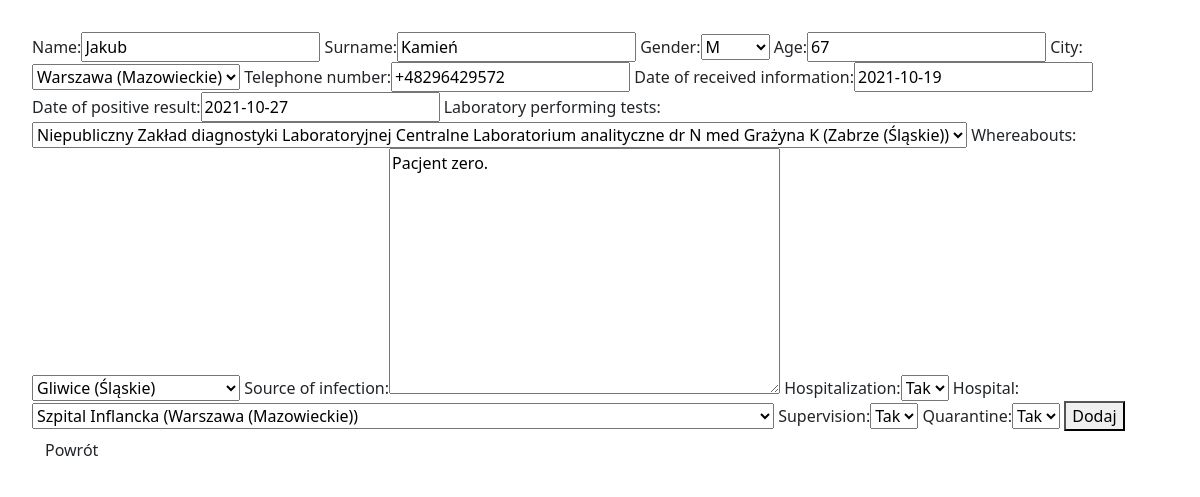
Page /covid/edit_person/1/ (signed in) on the committed database.
### covid/models.py (models this page shows, shortened)
class Person(models.Model):
    GENDER = {
        (1, 'M'),
        (2, 'K'),
        (3, 'other')
    }
    BINARY = {
        (0, 'Nie'),
        (1, 'Tak')
    }
    name = models.CharField(max_length=32)
    surname = models.CharField(max_length=32)
    gender = models.PositiveSmallIntegerField(choices=GENDER)
    age = models.PositiveSmallIntegerField()
    city = models.ForeignKey(City, on_delete=models.PROTECT, related_name='city')
    telephone_number = PhoneNumberField()
    date_of_received_information = models.DateField(null=True, blank=True)
    date_of_positive_result = models.DateField(null=True, blank=True)
    laboratory_performing_tests = models.ForeignKey(Laboratory, on_delete=models.PROTECT, related_name='laboratory')
    whereabouts = models.ForeignKey(City, on_delete=models.PROTECT, related_name='whereabouts')
    source_of_infection = models.TextField(null=True, blank=True)
    hospitalization = models.PositiveSmallIntegerField(choices=BINARY, default=0)
    hospital = models.ForeignKey(Hospital, on_delete=models.PROTECT, related_name='hospital', null=True, blank=True)
    supervision = models.PositiveSmallIntegerField(choices=BINARY, default=0)
    quarantine = models.PositiveSmallIntegerField(choices=BINARY, default=0)

class City(models.Model):
    name = models.CharField(max_length=32)
    county = models.CharField(max_length=32)
    province = models.CharField(max_length=32)
    def __str__(self):
        return self.name_province()
    def name_province(self):
        return "{} ({})".format(self.name, self.province)

class Laboratory(models.Model):
    name = models.CharField(max_length=100)
    address = models.CharField(max_length=60)
    city = models.ForeignKey(City, on_delete=models.PROTECT, related_name='LaboratoryCity')
    def __str__(self):
        return self.name_city()
    def name_city(self):
        return "{} ({})".format(self.name, self.city)

### covid/views.py (the view)
# urls.py: path('edit_person/<int:id>/', edit_person, name='edit_person'),
@login_required
def edit_person(request, id):
    person = get_object_or_404(Person, pk=id)
    form_person = PersonForm(request.POST or None, instance=person)
    if form_person.is_valid():
        form_person.save()
        return redirect(main)
    return render(request, 'add_person.html', {'form_person': form_person})

### covid/forms.py
class PersonForm(ModelForm):
    class Meta:
        model = Person
        fields = ['name', 'surname', 'gender', 'age', 'city', 'telephone_number', 'date_of_received_information',
                  'date_of_positive_result', 'laboratory_performing_tests', 'whereabouts', 'source_of_infection',
                  'hospitalization', 'hospital', 'supervision', 'quarantine']

### covid/models.py (called while the page is built)
    def __str__(self):
        return self.name_city()

    def name_city(self):
        return "{} ({})".format(self.name, self.city)

### templates/add_person.html (shortened to what this page needs)
{% extends 'pattern.html' %}
{% load bootstrap %}
{% block page %}
    <form method="POST" enctype="multipart/form-data">
        {{ form_person|bootstrap }}
        <button type="submit">Dodaj</button>
    </form>
    <a href="{% url 'main' %}" class="btn" >Powrót</a>
{% endblock %}

### static/global.css (style rules this page uses)
body { padding: 2em; }

### rows in the picture
Person: name "Jakub", surname "Kamień", gender "M", age "67", telephone_number "+48296429572", date_of_received_information "2021-10-19", date_of_positive_result "2021-10-27", laboratory_performing_tests "Niepubliczny Zakład diagnostyki Laboratoryjnej Centralne Laboratorium analityczne dr N med Grażyna K (Zabrze (Śląskie))", whereabouts "Gliwice (Śląskie)", source_of_infection "Pacjent zero.", hospitalization "Tak", hospital "Szpital Inflancka (Warszawa (Mazowieckie))", supervision "Tak", quarantine "Tak"
Laboratory: city "Warszawa (Mazowieckie)"
